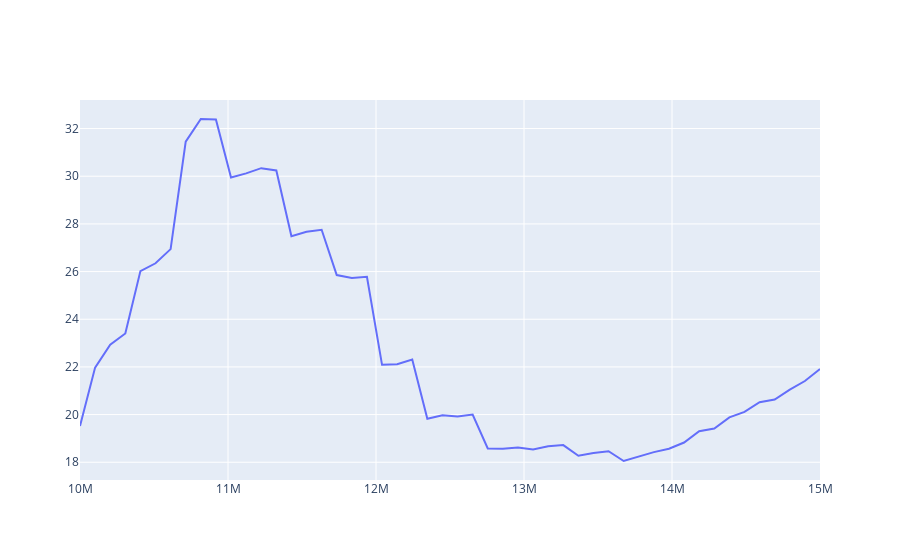

This figure's notebook cell:
### Code cell
# plot time
fig1 = go.Figure()  # create a figure
fig1.add_trace(
    go.Scatter(x= BWs, y=performance_list, mode="lines", name=f"ISLR = {performance1}")
)  # the name attribute is the legend
